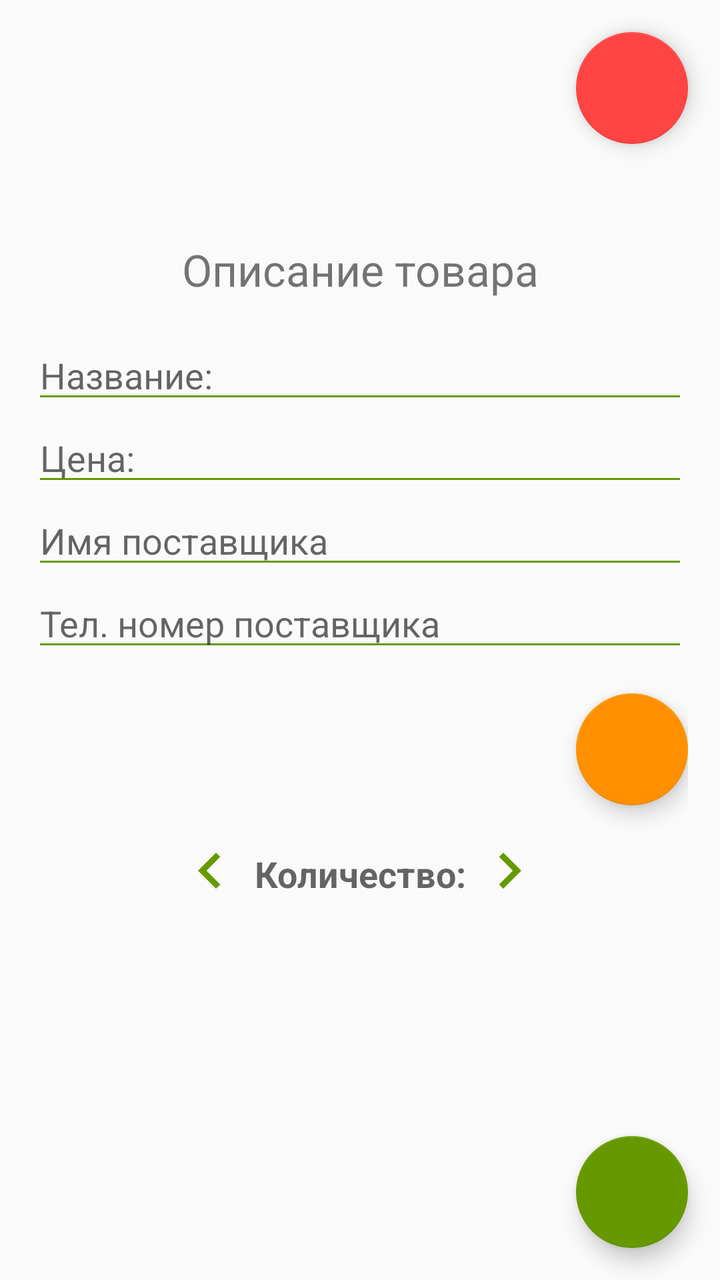
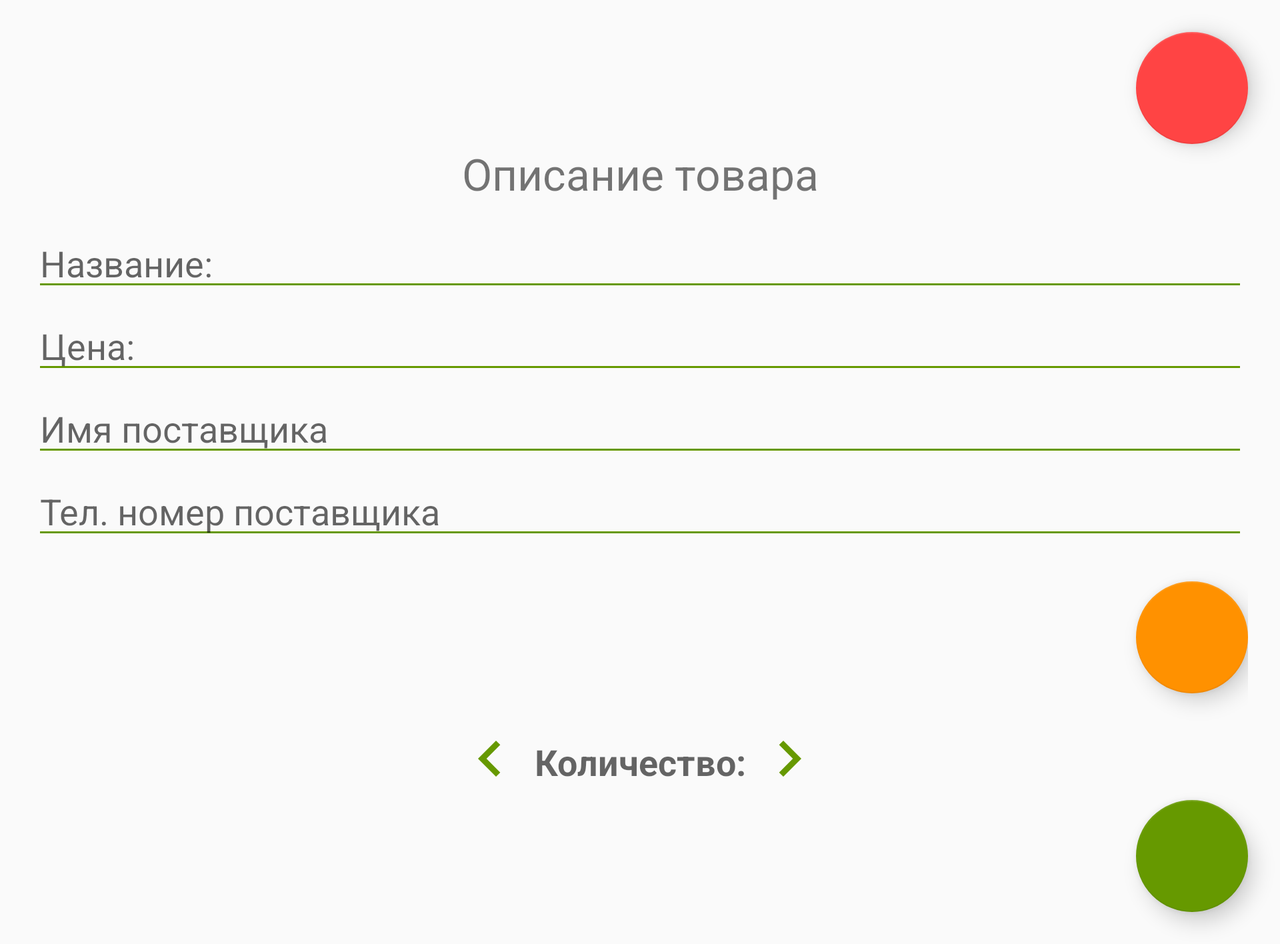

One screen, two layout resources from the same app: the default and the repository's alternative for another configuration. Each is rendered where Android would select it; the XML of both is given below.
<!-- AndroidManifest.xml: application theme AppTheme -->
<!-- res/layout/details_activity.xml -->
<?xml version="1.0" encoding="utf-8"?>
<LinearLayout xmlns:android="http://schemas.android.com/apk/res/android"
    xmlns:app="http://schemas.android.com/apk/res-auto"
    xmlns:tools="http://schemas.android.com/tools"
    android:layout_width="match_parent"
    android:layout_height="match_parent"
    android:gravity="center"
    android:orientation="vertical"
    tools:context=".activities.DetailsActivity">

    <android.support.design.widget.FloatingActionButton
        android:id="@+id/delete_product"
        android:layout_width="wrap_content"
        android:layout_height="wrap_content"
        android:layout_gravity="right"
        android:layout_marginEnd="@dimen/margin_right_16"
        android:layout_marginTop="@dimen/margin_top_16"
        android:src="@drawable/ic_delete_white_48dp"
        app:backgroundTint="@android:color/holo_red_light" />

    <LinearLayout
        android:id="@+id/product_container"
        android:layout_width="match_parent"
        android:layout_height="wrap_content"
        android:layout_marginTop="@dimen/margin_top_12"
        android:layout_weight="1"
        android:orientation="vertical"
        android:padding="@dimen/padding_16">

        <TextView
            android:layout_width="match_parent"
            android:layout_height="wrap_content"
            android:layout_marginBottom="@dimen/margin_bottom_16"
            android:layout_marginTop="@dimen/margin_top_20"
            android:gravity="center"
            android:text="@string/product_desc"
            android:textSize="@dimen/text_size_22" />

        <EditText
            android:id="@+id/product_title"
            android:layout_width="match_parent"
            android:layout_height="wrap_content"
            android:backgroundTint="@android:color/holo_green_dark"
            android:hint="@string/product_title"
            android:inputType="textCapSentences"
            tools:targetApi="lollipop" />

        <EditText
            android:id="@+id/product_price"
            android:layout_width="match_parent"
            android:layout_height="wrap_content"
            android:backgroundTint="@android:color/holo_green_dark"
            android:hint="@string/product_price"
            android:inputType="number|numberDecimal"
            tools:targetApi="lollipop" />

        <EditText
            android:id="@+id/supplier_name"
            android:layout_width="match_parent"
            android:layout_height="wrap_content"
            android:backgroundTint="@android:color/holo_green_dark"
            android:hint="@string/supplier_name"
            android:inputType="textCapSentences"
            tools:targetApi="lollipop" />

        <EditText
            android:id="@+id/supplier_phone_number"
            android:layout_width="match_parent"
            android:layout_height="wrap_content"
            android:backgroundTint="@android:color/holo_green_dark"
            android:hint="@string/supplier_phone"
            android:inputType="phone"
            tools:targetApi="lollipop" />

        <android.support.design.widget.FloatingActionButton
            android:id="@+id/call_supplier"
            android:layout_width="wrap_content"
            android:layout_height="wrap_content"
            android:layout_gravity="right"
            android:layout_marginTop="@dimen/margin_top_16"
            android:src="@drawable/ic_call_white_48dp" />

        <LinearLayout
            android:layout_width="match_parent"
            android:layout_height="wrap_content"
            android:layout_marginTop="@dimen/margin_top_12"
            android:gravity="center"
            android:orientation="horizontal">

            <ImageView
                android:id="@+id/minus"
                android:layout_width="wrap_content"
                android:layout_height="wrap_content"
                android:src="@drawable/ic_chevron_left_black_36dp" />

            <EditText
                android:id="@+id/quantity"
                android:layout_width="wrap_content"
                android:layout_height="wrap_content"
                android:backgroundTint="@android:color/transparent"
                android:gravity="center"
                android:hint="@string/quantity"
                android:inputType="numberSigned"
                android:singleLine="true"
                android:textStyle="bold" />

            <ImageView
                android:id="@+id/plus"
                android:layout_width="wrap_content"
                android:layout_height="wrap_content"
                android:src="@drawable/ic_chevron_right_black_36dp" />

        </LinearLayout>
    </LinearLayout>

    <android.support.design.widget.FloatingActionButton
        android:id="@+id/save_data"
        android:layout_width="wrap_content"
        android:layout_height="wrap_content"
        android:layout_gravity="right"
        android:layout_marginBottom="@dimen/margin_bottom_16"
        android:layout_marginEnd="@dimen/margin_right_16"
        android:src="@drawable/ic_check_white_48dp"
        app:backgroundTint="@android:color/holo_green_dark" />

</LinearLayout>
<!-- resources referenced by this layout -->
<resources>
  <dimen name="margin_bottom_16">16dp</dimen>
  <dimen name="margin_right_16">16dp</dimen>
  <dimen name="margin_top_12">12dp</dimen>
  <dimen name="margin_top_16">16dp</dimen>
  <dimen name="margin_top_20">20dp</dimen>
  <dimen name="padding_16">16dp</dimen>
  <dimen name="text_size_22">22sp</dimen>
  <!-- drawable ic_chevron_left_black_36dp (drawable) -->
  <?xml version="1.0" encoding="UTF-8" standalone="no"?>
  <vector xmlns:android="http://schemas.android.com/apk/res/android" android:height="36dp" android:viewportHeight="24.0" android:viewportWidth="24.0" android:width="36dp">
      <path android:fillColor="#ff669900" android:pathData="M15.41,7.41L14,6l-6,6 6,6 1.41,-1.41L10.83,12z"/>
  </vector>
  <!-- drawable ic_chevron_right_black_36dp (drawable) -->
  <?xml version="1.0" encoding="UTF-8" standalone="no"?>
  <vector xmlns:android="http://schemas.android.com/apk/res/android" android:height="36dp" android:viewportHeight="24.0" android:viewportWidth="24.0" android:width="36dp">
      <path android:fillColor="#ff669900" android:pathData="M10,6L8.59,7.41 13.17,12l-4.58,4.59L10,18l6,-6z"/>
  </vector>
  <string name="product_desc">Описание товара</string>
  <string name="product_price">Цена:</string>
  <string name="product_title">Название:</string>
  <string name="quantity">Количество:</string>
  <string name="supplier_name">Имя поставщика</string>
  <string name="supplier_phone">Тел. номер поставщика</string>
  <style name="AppTheme" parent="Theme.AppCompat.Light.DarkActionBar">
          
          <item name="colorPrimary">@color/colorPrimary</item>
          <item name="colorPrimaryDark">@color/colorPrimaryDark</item>
          <item name="colorAccent">@color/colorAccent</item>
      </style>
  <color name="colorPrimary">#388E3C</color>
  <color name="colorPrimaryDark">#2E7D32</color>
  <color name="colorAccent">#FF9100</color>
</resources>
<!-- res/layout-land/details_activity.xml (the repository's variant of the layout above) -->
<!-- drawn on the phone turned sideways -->
<?xml version="1.0" encoding="utf-8"?>
<ScrollView xmlns:android="http://schemas.android.com/apk/res/android"
    xmlns:app="http://schemas.android.com/apk/res-auto"
    xmlns:tools="http://schemas.android.com/tools"
    android:layout_width="match_parent"
    android:layout_height="wrap_content">

    <LinearLayout
        android:layout_width="match_parent"
        android:layout_height="wrap_content"
        android:gravity="center"
        android:orientation="vertical"
        tools:context=".activities.DetailsActivity">

        <android.support.design.widget.FloatingActionButton
            android:id="@+id/delete_product"
            android:layout_width="wrap_content"
            android:layout_height="wrap_content"
            android:layout_gravity="right"
            android:layout_marginEnd="@dimen/margin_right_16"
            android:layout_marginTop="@dimen/margin_top_16"
            android:src="@drawable/ic_delete_white_48dp"
            app:backgroundTint="@android:color/holo_red_light" />

        <LinearLayout
            android:id="@+id/product_container"
            android:layout_width="match_parent"
            android:layout_height="wrap_content"
            android:orientation="vertical"
            android:paddingLeft="16dp"
            android:paddingRight="16dp">

            <TextView
                android:layout_width="match_parent"
                android:layout_height="wrap_content"
                android:layout_marginBottom="@dimen/margin_bottom_8"
                android:gravity="center"
                android:text="@string/product_desc"
                android:textSize="@dimen/text_size_22" />

            <EditText
                android:id="@+id/product_title"
                android:layout_width="match_parent"
                android:layout_height="wrap_content"
                android:backgroundTint="@android:color/holo_green_dark"
                android:hint="@string/product_title"
                android:inputType="textCapSentences"
                tools:targetApi="lollipop" />

            <EditText
                android:id="@+id/product_price"
                android:layout_width="match_parent"
                android:layout_height="wrap_content"
                android:backgroundTint="@android:color/holo_green_dark"
                android:hint="@string/product_price"
                android:inputType="number|numberDecimal"
                tools:targetApi="lollipop" />

            <EditText
                android:id="@+id/supplier_name"
                android:layout_width="match_parent"
                android:layout_height="wrap_content"
                android:backgroundTint="@android:color/holo_green_dark"
                android:hint="@string/supplier_name"
                android:inputType="textCapSentences"
                tools:targetApi="lollipop" />

            <EditText
                android:id="@+id/supplier_phone_number"
                android:layout_width="match_parent"
                android:layout_height="wrap_content"
                android:backgroundTint="@android:color/holo_green_dark"
                android:hint="@string/supplier_phone"
                android:inputType="phone"
                tools:targetApi="lollipop" />

            <android.support.design.widget.FloatingActionButton
                android:id="@+id/call_supplier"
                android:layout_width="wrap_content"
                android:layout_height="wrap_content"
                android:layout_gravity="right"
                android:layout_marginTop="@dimen/margin_top_16"
                android:src="@drawable/ic_call_white_48dp" />

            <LinearLayout
                android:layout_width="match_parent"
                android:layout_height="wrap_content"
                android:layout_marginTop="@dimen/margin_top_12"
                android:gravity="center"
                android:orientation="horizontal">

                <ImageView
                    android:id="@+id/minus"
                    android:layout_width="wrap_content"
                    android:layout_height="wrap_content"
                    android:src="@drawable/ic_chevron_left_black_36dp" />

                <EditText
                    android:id="@+id/quantity"
                    android:layout_width="wrap_content"
                    android:layout_height="wrap_content"
                    android:backgroundTint="@android:color/transparent"
                    android:gravity="center"
                    android:hint="@string/quantity"
                    android:inputType="numberSigned"
                    android:singleLine="true"
                    android:textStyle="bold" />

                <ImageView
                    android:id="@+id/plus"
                    android:layout_width="wrap_content"
                    android:layout_height="wrap_content"
                    android:src="@drawable/ic_chevron_right_black_36dp" />

            </LinearLayout>
        </LinearLayout>

        <android.support.design.widget.FloatingActionButton
            android:id="@+id/save_data"
            android:layout_width="wrap_content"
            android:layout_height="wrap_content"
            android:layout_gravity="right"
            android:layout_marginBottom="@dimen/margin_bottom_16"
            android:layout_marginEnd="@dimen/margin_right_16"
            android:src="@drawable/ic_check_white_48dp"
            app:backgroundTint="@android:color/holo_green_dark" />

    </LinearLayout>
</ScrollView>
<!-- resources referenced by the variant -->
<!-- as the phone turned sideways resolves them -->
<resources>
  <dimen name="margin_bottom_16">16dp</dimen>
  <dimen name="margin_bottom_8">8dp</dimen>
  <dimen name="margin_right_16">16dp</dimen>
  <dimen name="margin_top_12">12dp</dimen>
  <dimen name="margin_top_16">16dp</dimen>
  <dimen name="text_size_22">22sp</dimen>
  <!-- drawable ic_chevron_left_black_36dp (drawable) -->
  <?xml version="1.0" encoding="UTF-8" standalone="no"?>
  <vector xmlns:android="http://schemas.android.com/apk/res/android" android:height="36dp" android:viewportHeight="24.0" android:viewportWidth="24.0" android:width="36dp">
      <path android:fillColor="#ff669900" android:pathData="M15.41,7.41L14,6l-6,6 6,6 1.41,-1.41L10.83,12z"/>
  </vector>
  <!-- drawable ic_chevron_right_black_36dp (drawable) -->
  <?xml version="1.0" encoding="UTF-8" standalone="no"?>
  <vector xmlns:android="http://schemas.android.com/apk/res/android" android:height="36dp" android:viewportHeight="24.0" android:viewportWidth="24.0" android:width="36dp">
      <path android:fillColor="#ff669900" android:pathData="M10,6L8.59,7.41 13.17,12l-4.58,4.59L10,18l6,-6z"/>
  </vector>
  <string name="product_desc">Описание товара</string>
  <string name="product_price">Цена:</string>
  <string name="product_title">Название:</string>
  <string name="quantity">Количество:</string>
  <string name="supplier_name">Имя поставщика</string>
  <string name="supplier_phone">Тел. номер поставщика</string>
  <style name="AppTheme" parent="Theme.AppCompat.Light.DarkActionBar">
          
          <item name="colorPrimary">@color/colorPrimary</item>
          <item name="colorPrimaryDark">@color/colorPrimaryDark</item>
          <item name="colorAccent">@color/colorAccent</item>
      </style>
  <color name="colorPrimary">#388E3C</color>
  <color name="colorPrimaryDark">#2E7D32</color>
  <color name="colorAccent">#FF9100</color>
</resources>
